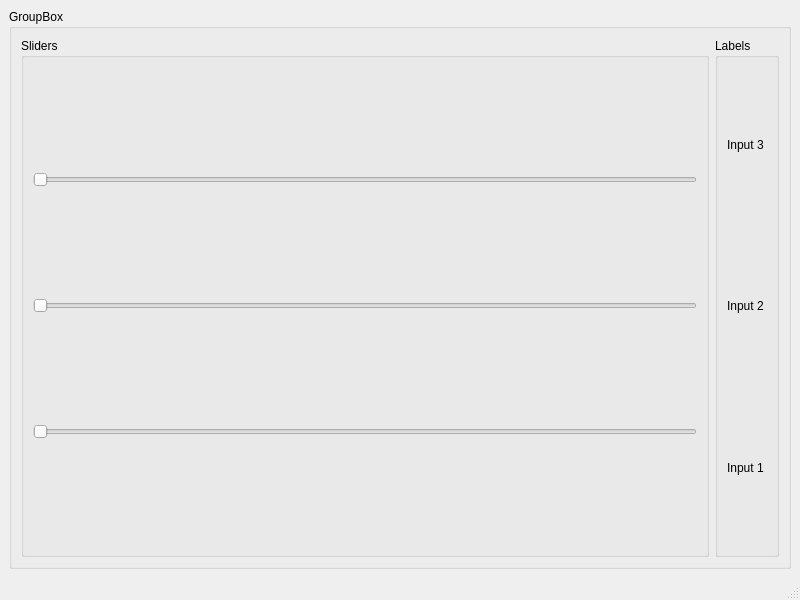
<?xml version="1.0" encoding="UTF-8"?>
<ui version="4.0">
 <class>MainWindow</class>
 <widget class="QMainWindow" name="MainWindow">
  <property name="geometry">
   <rect>
    <x>0</x>
    <y>0</y>
    <width>800</width>
    <height>600</height>
   </rect>
  </property>
  <property name="windowTitle">
   <string>MainWindow</string>
  </property>
  <widget class="QWidget" name="centralwidget">
   <layout class="QHBoxLayout" name="horizontalLayout">
    <item>
     <widget class="QGroupBox" name="groupBox">
      <property name="title">
       <string>GroupBox</string>
      </property>
      <layout class="QHBoxLayout" name="horizontalLayout_2">
       <item>
        <widget class="QGroupBox" name="groupBox_2">
         <property name="title">
          <string>Sliders</string>
         </property>
         <layout class="QVBoxLayout" name="verticalLayout">
          <item>
           <widget class="QSlider" name="horizontalSlider_3">
            <property name="orientation">
             <enum>Qt::Horizontal</enum>
            </property>
           </widget>
          </item>
          <item>
           <widget class="QSlider" name="horizontalSlider_2">
            <property name="orientation">
             <enum>Qt::Horizontal</enum>
            </property>
           </widget>
          </item>
          <item>
           <widget class="QSlider" name="horizontalSlider">
            <property name="orientation">
             <enum>Qt::Horizontal</enum>
            </property>
           </widget>
          </item>
         </layout>
        </widget>
       </item>
       <item>
        <widget class="QGroupBox" name="groupBox_3">
         <property name="title">
          <string>Labels</string>
         </property>
         <layout class="QVBoxLayout" name="verticalLayout_2">
          <item>
           <widget class="QLabel" name="label">
            <property name="text">
             <string>Input 3</string>
            </property>
           </widget>
          </item>
          <item>
           <widget class="QLabel" name="label_2">
            <property name="text">
             <string>Input 2</string>
            </property>
           </widget>
          </item>
          <item>
           <widget class="QLabel" name="label_3">
            <property name="text">
             <string>Input 1</string>
            </property>
           </widget>
          </item>
         </layout>
        </widget>
       </item>
      </layout>
     </widget>
    </item>
   </layout>
  </widget>
  <widget class="QMenuBar" name="menubar">
   <property name="geometry">
    <rect>
     <x>0</x>
     <y>0</y>
     <width>800</width>
     <height>38</height>
    </rect>
   </property>
  </widget>
  <widget class="QStatusBar" name="statusbar"/>
 </widget>
 <resources/>
 <connections/>
</ui>
